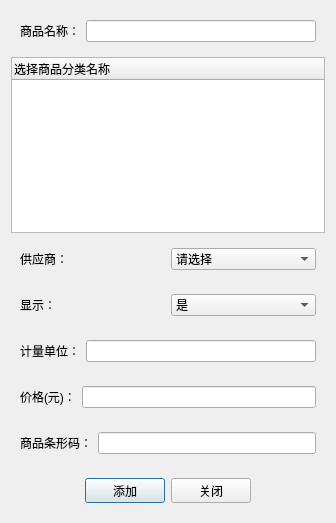
<?xml version="1.0" encoding="UTF-8"?>
<ui version="4.0">
 <class>Dialog</class>
 <widget class="QDialog" name="Dialog">
  <property name="geometry">
   <rect>
    <x>0</x>
    <y>0</y>
    <width>336</width>
    <height>523</height>
   </rect>
  </property>
  <property name="windowTitle">
   <string>添加商品</string>
  </property>
  <layout class="QVBoxLayout" name="verticalLayout">
   <item>
    <widget class="QWidget" name="widget" native="true">
     <layout class="QHBoxLayout" name="horizontalLayout">
      <item>
       <widget class="QLabel" name="label">
        <property name="text">
         <string>商品名称：</string>
        </property>
       </widget>
      </item>
      <item>
       <widget class="QLineEdit" name="goodsname"/>
      </item>
     </layout>
    </widget>
   </item>
   <item>
    <widget class="QTreeWidget" name="treeWidget">
     <column>
      <property name="text">
       <string>选择商品分类名称</string>
      </property>
     </column>
    </widget>
   </item>
   <item>
    <widget class="QWidget" name="widget_5" native="true">
     <layout class="QHBoxLayout" name="horizontalLayout_5">
      <item>
       <widget class="QLabel" name="label_4">
        <property name="text">
         <string>供应商：</string>
        </property>
       </widget>
      </item>
      <item>
       <widget class="QComboBox" name="comboBox">
        <item>
         <property name="text">
          <string>请选择</string>
         </property>
        </item>
       </widget>
      </item>
     </layout>
    </widget>
   </item>
   <item>
    <widget class="QWidget" name="widget_7" native="true">
     <layout class="QHBoxLayout" name="horizontalLayout_7">
      <item>
       <widget class="QLabel" name="label_6">
        <property name="text">
         <string>显示：</string>
        </property>
       </widget>
      </item>
      <item>
       <widget class="QComboBox" name="comboBox_2">
        <item>
         <property name="text">
          <string>是</string>
         </property>
        </item>
        <item>
         <property name="text">
          <string>否</string>
         </property>
        </item>
       </widget>
      </item>
     </layout>
    </widget>
   </item>
   <item>
    <widget class="QWidget" name="widget_2" native="true">
     <layout class="QHBoxLayout" name="horizontalLayout_2">
      <item>
       <widget class="QLabel" name="label_2">
        <property name="text">
         <string>计量单位：</string>
        </property>
       </widget>
      </item>
      <item>
       <widget class="QLineEdit" name="unit"/>
      </item>
     </layout>
    </widget>
   </item>
   <item>
    <widget class="QWidget" name="widget_6" native="true">
     <layout class="QHBoxLayout" name="horizontalLayout_6">
      <item>
       <widget class="QLabel" name="label_5">
        <property name="text">
         <string>价格(元)：</string>
        </property>
       </widget>
      </item>
      <item>
       <widget class="QLineEdit" name="price"/>
      </item>
     </layout>
    </widget>
   </item>
   <item>
    <widget class="QWidget" name="widget_3" native="true">
     <layout class="QHBoxLayout" name="horizontalLayout_3">
      <item>
       <widget class="QLabel" name="label_3">
        <property name="text">
         <string>商品条形码：</string>
        </property>
       </widget>
      </item>
      <item>
       <widget class="QLineEdit" name="ssn"/>
      </item>
     </layout>
    </widget>
   </item>
   <item>
    <widget class="QWidget" name="widget_4" native="true">
     <layout class="QHBoxLayout" name="horizontalLayout_4">
      <item>
       <spacer name="horizontalSpacer">
        <property name="orientation">
         <enum>Qt::Horizontal</enum>
        </property>
        <property name="sizeHint" stdset="0">
         <size>
          <width>40</width>
          <height>20</height>
         </size>
        </property>
       </spacer>
      </item>
      <item>
       <widget class="QPushButton" name="pushButton">
        <property name="minimumSize">
         <size>
          <width>0</width>
          <height>25</height>
         </size>
        </property>
        <property name="text">
         <string>添加</string>
        </property>
       </widget>
      </item>
      <item>
       <widget class="QPushButton" name="pushButton_2">
        <property name="minimumSize">
         <size>
          <width>0</width>
          <height>25</height>
         </size>
        </property>
        <property name="text">
         <string>关闭</string>
        </property>
       </widget>
      </item>
      <item>
       <spacer name="horizontalSpacer_2">
        <property name="orientation">
         <enum>Qt::Horizontal</enum>
        </property>
        <property name="sizeHint" stdset="0">
         <size>
          <width>40</width>
          <height>20</height>
         </size>
        </property>
       </spacer>
      </item>
     </layout>
    </widget>
   </item>
  </layout>
 </widget>
 <resources/>
 <connections/>
</ui>
